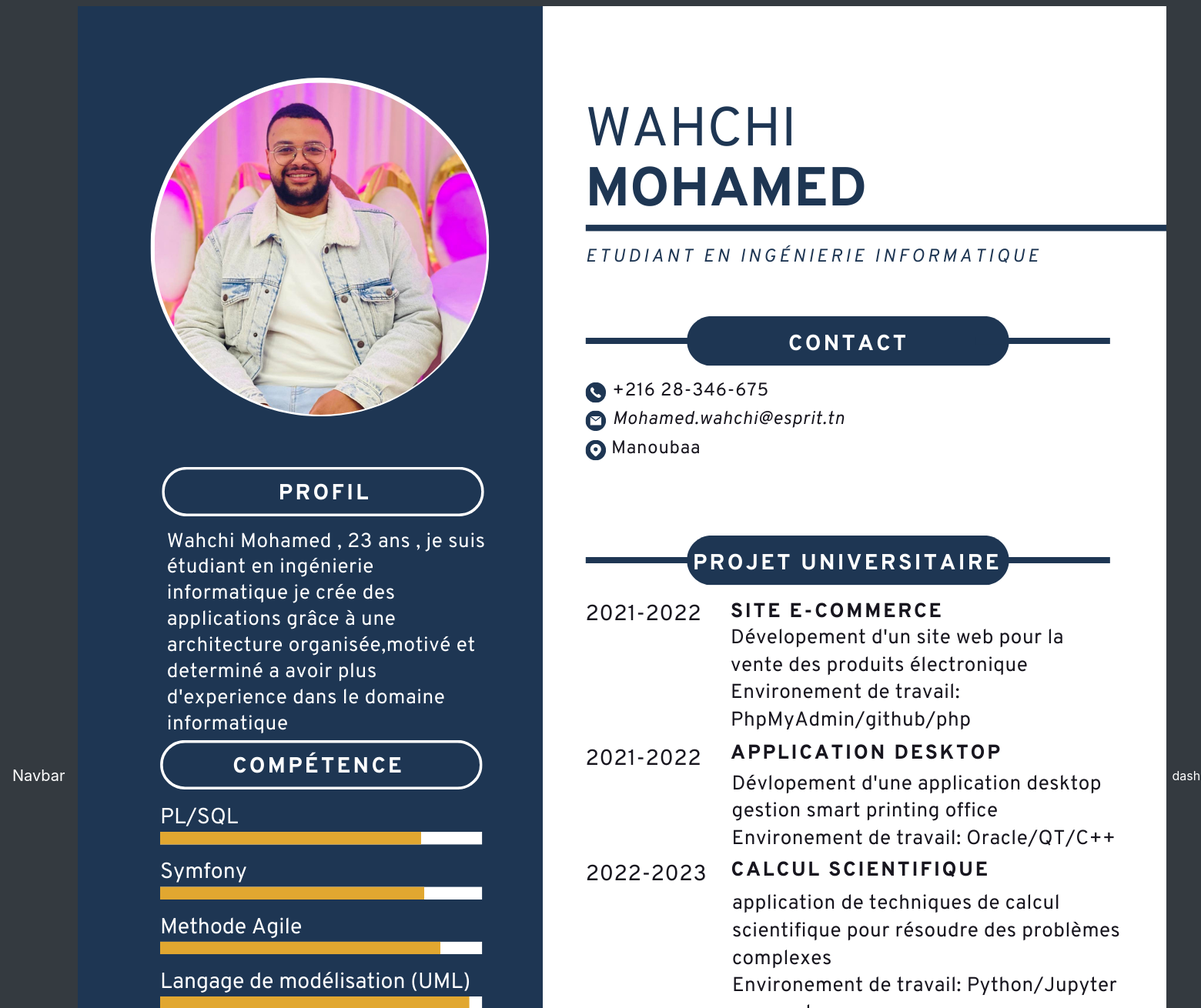
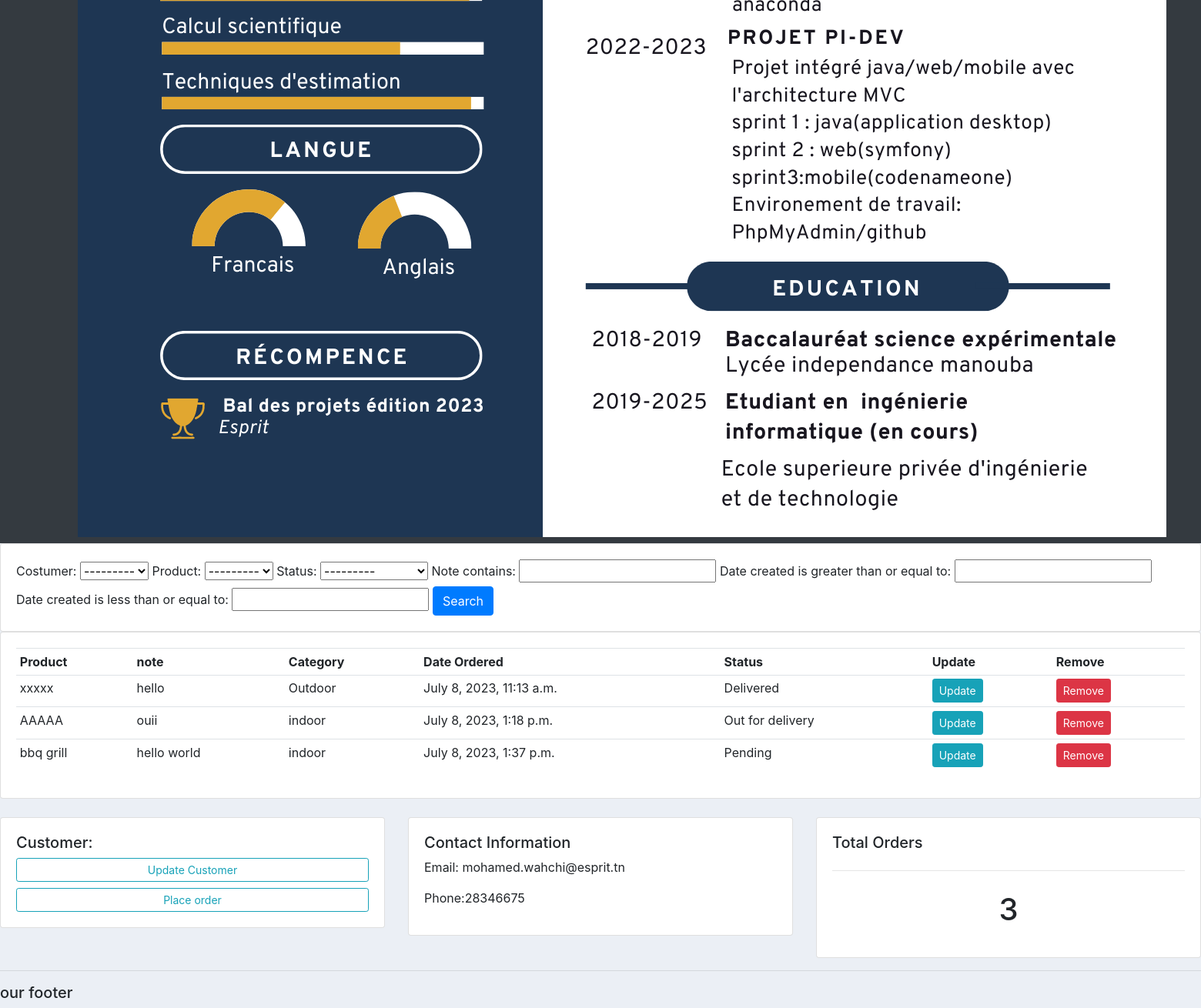
Screenshot of /costume/1/ (signed in) with the database file from the repository (2 pictures, top to bottom).
### accounts/models.py (models this page shows, shortened)
class Order(models.Model):
    STATUS =(
        ('Pending','Pending') ,
        ('Out for delivery','Out for delivery') ,
        ('Delivered','Delivered') ,
    )
    Costumer = models.ForeignKey(customer,null=True,on_delete=models.SET_NULL)
    product  = models.ForeignKey(Product,null=True,on_delete=models.SET_NULL)
    date_created = models.DateTimeField(auto_now_add=True , null=True)
    status = models.CharField(max_length=200 , null=True , choices=STATUS)
    note = models.CharField(max_length=1000 , null=True )

class Product(models.Model):
    CATEGORY =(
        ('indoor','indoor') ,
        ('Outdoor','Outdoor') ,
        )
    name = models.CharField(max_length=200 , null=True)
    price = models.FloatField(null=True)
    Category = models.CharField(max_length=200 , null=True , choices=CATEGORY)
    description = models.CharField(max_length=200 , null=True , blank=True)
    date_created = models.DateTimeField(auto_now_add=True , null=True)
    tags = models.ManyToManyField(Tag)
    def __str__(self):
        return self.name

class customer(models.Model):
    name = models.CharField(max_length=200 , null=True)
    phone = models.CharField(max_length=200 , null=True)
    email = models.CharField(max_length=200 , null=True)
    date_created = models.DateTimeField(auto_now_add=True , null=True)
    def __str__(self):
        return self.name

### accounts/views.py (the view)
# urls.py: path('costume/<str:pk_test>/', views.costume , name='costume'),
@login_required(login_url='login')
def costume(request , pk_test):
     costumer = customer.objects.get(id=pk_test)
     orders = costumer.order_set.all()
     order_count =  orders.count()
     myFilter = OrderFilter(request.GET , queryset=orders)
     orders=myFilter.qs
     context = {'costumer':costumer ,'orders': orders ,'order_count': order_count ,'myFilter': myFilter}
     return render(request,'accounts/costume.html',context)

### accounts/templates/accounts/costume.html
{% extends 'accounts/main.html' %}
{% block content %}
<div class="row">
    <div class="col">
      <div class="card card-body">
        <form method="get">
          {{myFilter.form}}
          <button class="btn btn-primary" type="submit">Search</button>
        </form>
      </div>
    </div>
  </div>
  <div class="row">
    <div class="col-md">
      <div class="card card-body">
        <table class="table table-sm">
          <tr>
            <th>Product</th>
            <th>note</th>
            <th>Category</th>
            <th>Date Ordered</th>
            <th>Status</th>
            <th>Update</th>
            <th>Remove</th>
          </tr>
          {% for order in orders %}
          <tr>
            <td>{{order.product}}</td>
            <td>{{order.note}}</td>
            <td>{{order.product.Category}}</td>
            <td>{{order.date_created}}</td>
            <td>{{order.status}}</td>
            <td><a class="btn btn-primary btn-sm btn-info" href="{% url 'update_order' order.id %}">Update</a></td>
            <td><a class="btn btn-primary btn-sm btn-danger" href="{% url 'delete_order' order.id %}">Remove</a></td>
          </tr>
          {% endfor %}
        </table>
      </div>
      <br>
      <div class="row">
        <div class="col-md">
          <div class="card card-body">
            <h5>Customer:</h5>
            <a class="btn btn-outline-info btn-sm btn-block" href="#">Update Customer</a>
            <a class="btn btn-outline-info btn-sm btn-block" href="{% url 'create_order' costumer.id %}">Place order</a>
          </div>
        </div>
        <div class="col-md">
          <div class="card card-body">
            <h5>Contact Information</h5>
            <p>Email: {{costumer.email}}</p>
            <p>Phone:{{costumer.phone}}</p>
          </div>
        </div>
        <div class="col-md">
          <div class="card card-body">
            <h5>Total Orders</h5>
            <hr>
            <h1 style="text-align: center; padding: 10px;">{{order_count}}</h1>
          </div>
        </div>
      </div>
    </div>
  </div>
{% endblock%}

### static/css/main.css (style rules this page uses)
body { background-color: #ebeff5; }

### rows the page displays
Order: product "xxxxx", note "hello", product.Category "Outdoor", date_created "July 8, 2023, 11:13 a.m.", status "Delivered"
Order: product "AAAAA", note "ouii", product.Category "indoor", date_created "July 8, 2023, 1:18 p.m.", status "Out for delivery"
Order: product "bbq grill", note "hello world", product.Category "indoor", date_created "July 8, 2023, 1:37 p.m.", status "Pending"
customer: email "mohamed.wahchi@esprit.tn", phone "28346675"

### other values shown
{{ order_count }} "3"
